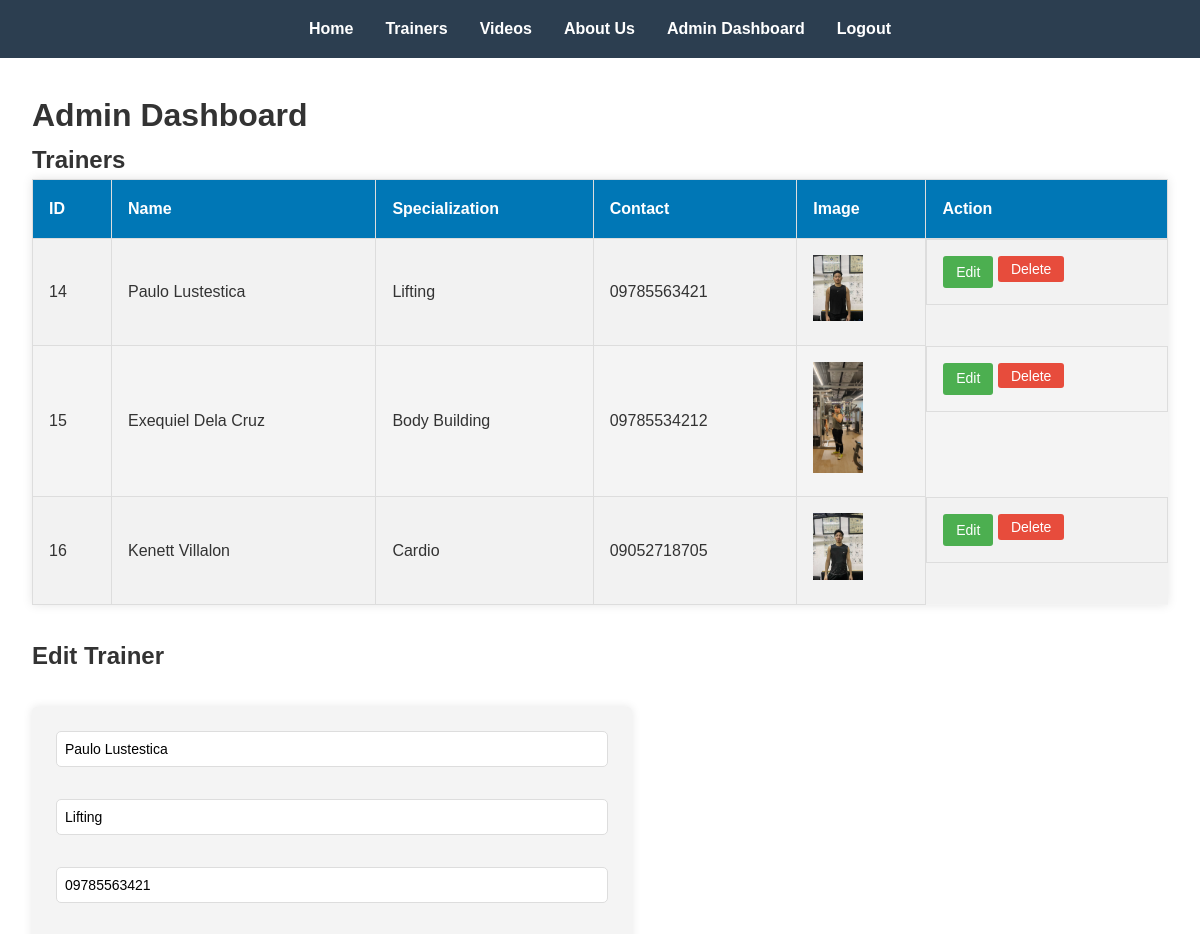
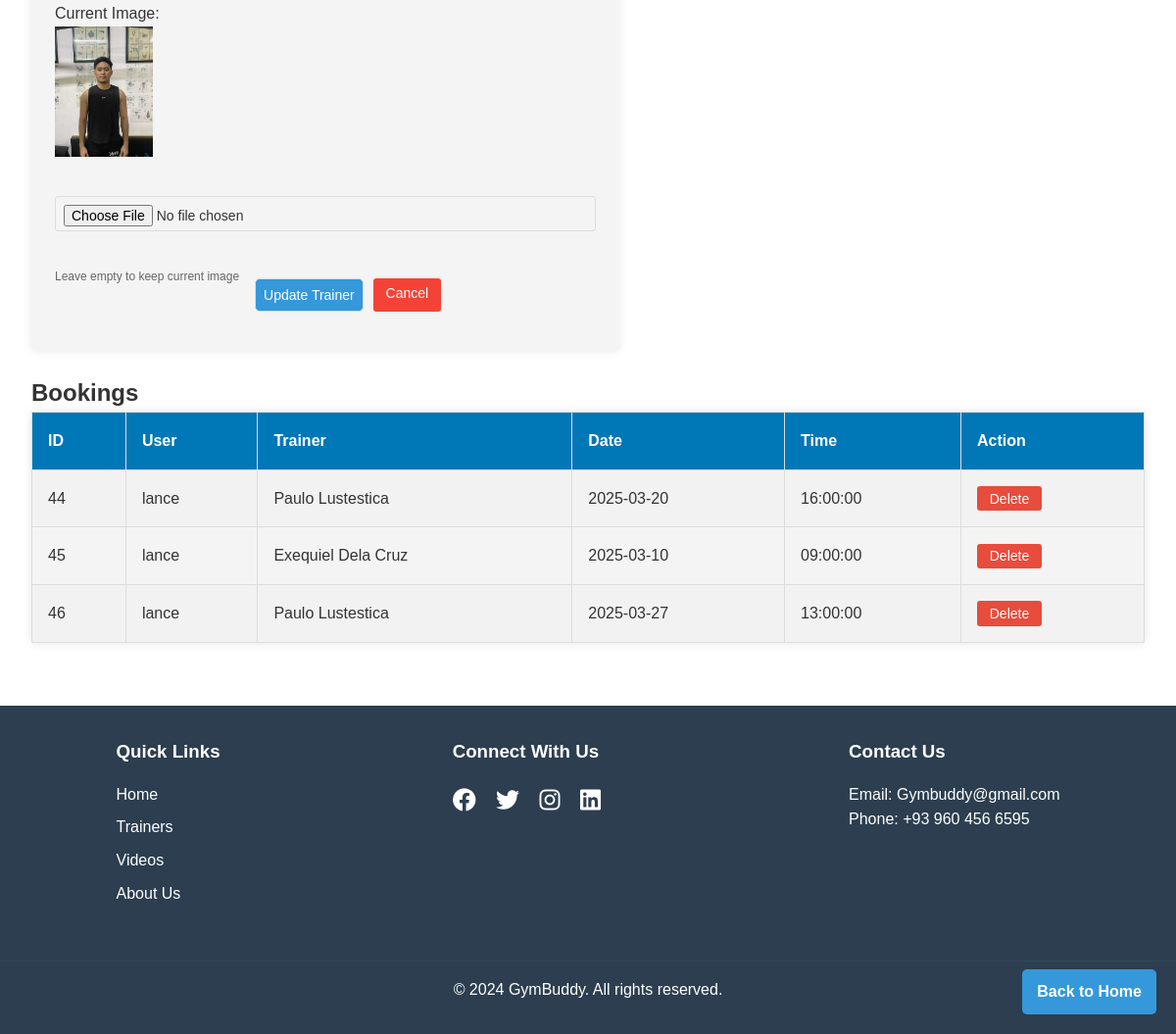
The app's page /php/admin_dashboard.php?edit=14 (signed in) with its own data (2 pictures, top to bottom).
### tables this page shows
CREATE TABLE `trainers` (
  `id` int(11) NOT NULL,
  `name` varchar(100) NOT NULL,
  `description` text DEFAULT NULL,
  `contact` varchar(50) DEFAULT NULL,
  `image_url` varchar(255) DEFAULT NULL,
  `specialization` varchar(255) DEFAULT NULL
);

CREATE TABLE `bookings` (
  `id` int(11) NOT NULL,
  `user_id` int(11) DEFAULT NULL,
  `trainer_id` int(11) DEFAULT NULL,
  `date` date DEFAULT NULL,
  `time` time DEFAULT NULL,
  `status` enum('pending','confirmed','cancelled') DEFAULT 'pending',
  `payment_status` varchar(20) DEFAULT 'unpaid'
);

CREATE TABLE `users` (
  `id` int(11) NOT NULL,
  `username` varchar(50) NOT NULL,
  `email` varchar(100) NOT NULL,
  `password` varchar(255) NOT NULL,
  `role` enum('user','admin','trainer') DEFAULT 'user',
  `trainer_id` int(11) DEFAULT NULL
);

### php/admin_dashboard.php (the view, shortened to what this page needs)
<?php
include 'config.php';
$edit_mode = false;
$trainer_to_edit = null;
if (isset($_GET['edit']) && !empty($_GET['edit'])) {
    $trainer_id = $_GET['edit'];
    $sql = "SELECT * FROM trainers WHERE id = ?";
    $stmt = $pdo->prepare($sql);
    $stmt->execute([$trainer_id]);
    $trainer_to_edit = $stmt->fetch();
    if ($trainer_to_edit) {
        $edit_mode = true;
    }
}
$sql = "SELECT * FROM trainers";
$stmt = $pdo->query($sql);
$trainers = $stmt->fetchAll();
$sql = "SELECT bookings.*, users.username, trainers.name AS trainer_name
        FROM bookings
        JOIN users ON bookings.user_id = users.id
        JOIN trainers ON bookings.trainer_id = trainers.id";
$stmt = $pdo->query($sql);
$bookings = $stmt->fetchAll();
?>
<!DOCTYPE html>
<html lang="en">
<head>
    <link rel="stylesheet" href="../css/style.css">
    <link rel="stylesheet" href="https://cdnjs.cloudflare.com/ajax/libs/font-awesome/6.1.1/css/all.min.css">
</head>
<body>
    <header>
        <nav>
            <ul>
                <li><a href="../index.php">Home</a></li>
                <li><a href="../trainers.php">Trainers</a></li>
                <li><a href="../videos.php">Videos</a></li>
                <li><a href="../about.php">About Us</a></li>
                <li><a href="admin_dashboard.php">Admin Dashboard</a></li>
                <li><a href="logout.php">Logout</a></li>
            </ul>
        </nav>
    </header>
    <main class="admin-dashboard">
        <h1>Admin Dashboard</h1>
        <section>
            <h2>Trainers</h2>
            <table>
                <tr>
                    <th>ID</th>
                    <th>Name</th>
                    <th>Specialization</th>
                    <th>Contact</th>
                    <th>Image</th>
                    <th>Action</th>
                </tr>
                <?php foreach ($trainers as $trainer): ?>
                <tr>
                    <td><?php echo htmlspecialchars($trainer['id']); ?></td>
                    <td><?php echo htmlspecialchars($trainer['name']); ?></td>
                    <td><?php echo htmlspecialchars($trainer['specialization']); ?></td>
                    <td><?php echo htmlspecialchars($trainer['contact']); ?></td>
                    <td><img src="../uploads/<?php echo htmlspecialchars($trainer['image_url']); ?>" alt="<?php echo htmlspecialchars($trainer['name']); ?>" width="50"></td>
                    <td class="action-buttons">
                        <a href="?edit=<?php echo $trainer['id']; ?>" class="btn btn-edit">Edit</a>
                        <form action="" method="post" style="display: inline;">
                            <input type="submit" name="delete_trainer" value="Delete" class="btn btn-danger" onclick="return confirm('Are you sure you want to delete this trainer?');">
                        </form>
                    </td>
                </tr>
                <?php endforeach; ?>
            </table>
            <?php if ($edit_mode): ?>
                <h3>Edit Trainer</h3>
                <form action="" method="post" enctype="multipart/form-data" class="add-form">
                    <input type="text" name="name" placeholder="Name" value="<?php echo htmlspecialchars($trainer_to_edit['name']); ?>" required>
                    <input type="text" name="specialization" placeholder="Specialization" value="<?php echo htmlspecialchars($trainer_to_edit['specialization']); ?>" required>
                    <input type="text" name="contact" placeholder="Contact" value="<?php echo htmlspecialchars($trainer_to_edit['contact']); ?>" required>
                    <div>
                        <p>Current Image:</p>
                        <img src="../uploads/<?php echo htmlspecialchars($trainer_to_edit['image_url']); ?>" alt="Current Image" width="100">
                    </div>
                    <input type="file" name="trainer_image" accept="image/*">
                    <p><small>Leave empty to keep current image</small></p>
                    <div>
                        <input type="submit" name="update_trainer" value="Update Trainer" class="btn">
                        <a href="admin_dashboard.php" class="btn btn-cancel">Cancel</a>
                    </div>
                </form>
            <?php endif; ?>
        </section>
        <section>
            <h2>Bookings</h2>
            <table>
                <tr>
                    <th>ID</th>
                    <th>User</th>
                    <th>Trainer</th>
                    <th>Date</th>
                    <th>Time</th>
                    <th>Action</th>
                </tr>
                <?php foreach ($bookings as $booking): ?>
                <tr>
                    <td><?php echo htmlspecialchars($booking['id']); ?></td>
                    <td><?php echo htmlspecialchars($booking['username']); ?></td>
                    <td><?php echo htmlspecialchars($booking['trainer_name']); ?></td>
                    <td><?php echo htmlspecialchars($booking['date']); ?></td>
                    <td><?php echo htmlspecialchars($booking['time']); ?></td>
                    <td>
                        <form action="" method="post">
                            <input type="submit" name="delete_booking" value="Delete" class="btn btn-danger" onclick="return confirm('Are you sure you want to delete this booking?');">
                        </form>
                    </td>
                </tr>
                <?php endforeach; ?>
            </table>
        </section>
    </main>
    <footer>
        <div class="footer-content">
            <div class="footer-section">
                <h3>Quick Links</h3>
                <ul>
                    <li><a href="index.php">Home</a></li>
                    <li><a href="trainers.php">Trainers</a></li>
                    <li><a href="videos.php">Videos</a></li>
                    <li><a href="about.php">About Us</a></li>
                </ul>
            </div>
            <div class="footer-section">
                <h3>Connect With Us</h3>
                <div class="social-icons">
                    <a href="#"><i class="fab fa-facebook"></i></a>
                    <a href="#"><i class="fab fa-twitter"></i></a>
                    <a href="#"><i class="fab fa-instagram"></i></a>
                    <a href="#"><i class="fab fa-linkedin"></i></a>
                </div>
            </div>
            <div class="footer-section">
                <h3>Contact Us</h3>
                <p>Email: Gymbuddy@gmail.com</p>
                <p>Phone: +93 960 456 6595</p>
            </div>
        </div>
        <div class="footer-bottom">
            <p>&copy; 2024 GymBuddy. All rights reserved.</p>
        </div>
    </footer>
    <a href="../index.php" class="back-to-home">Back to Home</a>
</body>
</html>

### css/style.css (style rules this page uses)
* { margin: 0; padding: 0; box-sizing: border-box; }
body { font-family: Arial, sans-serif; line-height: 1.6; color: #333; }
header { background-color: #2c3e50; color: #fff; padding: 1rem 0; }
nav ul { list-style-type: none; display: flex; justify-content: center; }
nav ul li { margin: 0 1rem; }
nav ul li a { color: #fff; text-decoration: none; font-weight: bold; }
footer { background-color: #2c3e50; color: #fff; padding: 2rem 0; }
.footer-content { display: flex; justify-content: space-around; flex-wrap: wrap; }
.footer-section { margin-bottom: 1rem; }
.footer-section h3 { margin-bottom: 1rem; }
.footer-section ul { list-style-type: none; }
.footer-section ul li { margin-bottom: 0.5rem; }
.footer-section ul li a { color: #fff; text-decoration: none; }
.social-icons a { color: #fff; font-size: 1.5rem; margin-right: 1rem; }
.footer-bottom { text-align: center; margin-top: 2rem; padding-top: 1rem; border-top: 1px solid #34495e; }
.back-to-home { position: fixed; bottom: 20px; right: 20px; background-color: #3498db; color: #fff; padding: 10px 15px; text-decoration: none; border-radius: 5px; font-weight: bold; }
.admin-dashboard { max-width: 1200px; margin: 0 auto; padding: 2rem; }
.admin-dashboard table { width: 100%; border-collapse: collapse; margin-bottom: 2rem; background-color: #f4f4f4; box-shadow: 0 0 10px rgba(0, 0, 0, 0.1); }
.admin-dashboard th, .admin-dashboard td { padding: 1rem; border: 1px solid #ddd; text-align: left; }
.admin-dashboard th { background-color:#0077b6; color: #fff; }
.admin-dashboard tr:nth-child(even) { background-color: #f2f2f2; }
.admin-dashboard .add-form { margin-top: 2rem; display: flex; flex-wrap: wrap; gap: 1rem; }
.admin-dashboard .add-form input[type="text"], .admin-dashboard .add-form input[type="submit"] { padding: 0.5rem; border: 1px solid #ddd; border-radius: 5px; }
.admin-dashboard .add-form input[type="submit"] { background-color: #3498db; color: #fff; cursor: pointer; }
.admin-dashboard .btn-danger { background-color: #e74c3c; color: #fff; padding: 0.3rem 0.8rem; border: none; border-radius: 3px; cursor: pointer; }
.btn { display: inline-block; padding: 0.3rem 0.8rem; border: none; border-radius: 3px; cursor: pointer; font-size: 14px; text-decoration: none; transition: background-color 0.3s; }
.btn-edit { background-color: #4CAF50; color: white; padding: 0.3rem 0.8rem; border: none; border-radius: 3px; cursor: pointer; font-size: 14px; text-decoration: none; }
.btn-danger { background-color: #e74c3c; color: white; padding: 0.3rem 0.8rem; border: none; border-radius: 3px; cursor: pointer; font-size: 14px; }
.btn-cancel { background-color: #f44336; color: white; padding: 0.3rem 0.8rem; border: none; border-radius: 3px; cursor: pointer; font-size: 14px; text-decoration: none; display: inline-block; }
.action-buttons { display: flex; gap: 5px; }
.add-form { max-width: 600px; margin: 1.5rem 0; background-color: #f4f4f4; padding: 1.5rem; border-radius: 5px; box-shadow: 0 0 10px rgba(0, 0, 0, 0.1); }
.add-form input[type="text"], .add-form input[type="file"] { width: 100%; padding: 0.5rem; margin-bottom: 1rem; border: 1px solid #ddd; border-radius: 3px; font-size: 14px; height: 36px; }
.add-form div { margin-bottom: 1rem; }
.add-form small { color: #666; font-size: 12px; }
.add-form div:last-child { display: flex; gap: 10px; margin-top: 1rem; }
input[name="update_trainer"] { background-color: #3498db; color: white; padding: 0.3rem 0.8rem; border: none; border-radius: 3px; cursor: pointer; font-size: 14px; height: auto; line-height: normal; }
.admin-dashboard h3 { margin-top: 1.5rem; margin-bottom: 1rem; color: #333; font-size: 1.5rem; }

### records on screen
trainers: id "14", name "Paulo Lustestica", specialization "Lifting", contact "09785563421", image_url (picture)
trainers: id "15", name "Exequiel Dela Cruz", specialization "Body Building", contact "09785534212", image_url (picture)
trainers: id "16", name "Kenett Villalon", specialization "Cardio", contact "09052718705", image_url (picture)
bookings: id "44", user.username "lance", trainer.name "Paulo Lustestica", date "2025-03-20", time "16:00:00"
bookings: id "45", user.username "lance", trainer.name "Exequiel Dela Cruz", date "2025-03-10", time "09:00:00"
bookings: id "46", user.username "lance", trainer.name "Paulo Lustestica", date "2025-03-27", time "13:00:00"
